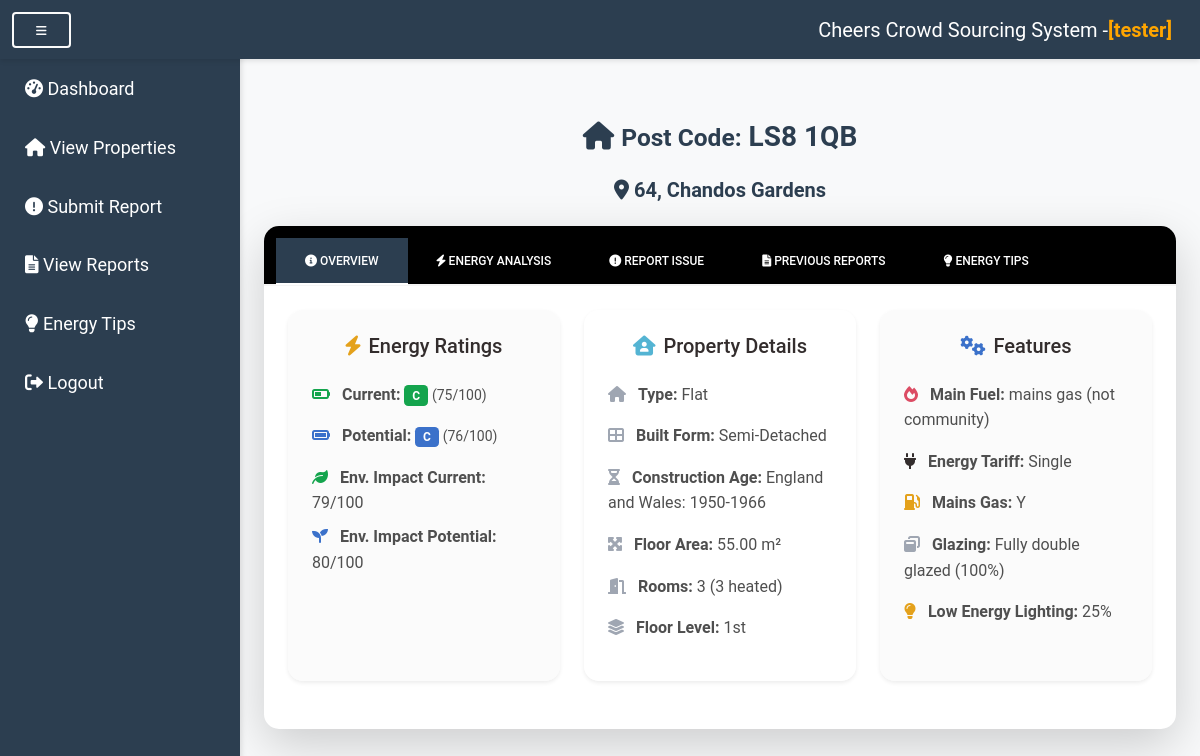
Page /property_detail.php?lmk_key=1127765786512014041716052593940622 (signed in) on the committed database.
### tables this page shows
CREATE TABLE `properties` (
  `lmk_key` varchar(50) NOT NULL,
  `address1` varchar(255) DEFAULT NULL,
  `address2` varchar(255) DEFAULT NULL,
  `address3` varchar(255) DEFAULT NULL,
  `postcode` varchar(20) DEFAULT NULL,
  `building_reference_number` varchar(50) DEFAULT NULL,
  `current_energy_rating` char(1) DEFAULT NULL,
  `potential_energy_rating` char(1) DEFAULT NULL,
  `current_energy_efficiency` int(11) DEFAULT NULL,
  `potential_energy_efficiency` int(11) DEFAULT NULL,
  `property_type` varchar(50) DEFAULT NULL,
  `built_form` varchar(50) DEFAULT NULL,
  `inspection_date` date DEFAULT NULL,
  `local_authority` varchar(20) DEFAULT NULL,
  `constituency` varchar(20) DEFAULT NULL,
  `county` varchar(50) DEFAULT NULL,
  `lodgement_date` date DEFAULT NULL,
  `transaction_type` varchar(50) DEFAULT NULL,
  `environment_impact_current` int(11) DEFAULT NULL,
  `environment_impact_potential` int(11) DEFAULT NULL,
  `energy_consumption_current` decimal(10,2) DEFAULT NULL,
  `energy_consumption_potential` decimal(10,2) DEFAULT NULL,
  `co2_emissions_current` decimal(10,2) DEFAULT NULL,
  `co2_emiss_curr_per_floor_area` decimal(10,2) DEFAULT NULL,
  `co2_emissions_potential` decimal(10,2) DEFAULT NULL,
  `lighting_cost_current` decimal(10,2) DEFAULT NULL,
  `lighting_cost_potential` decimal(10,2) DEFAULT NULL,
  `heating_cost_current` decimal(10,2) DEFAULT NULL,
  `heating_cost_potential` decimal(10,2) DEFAULT NULL,
  `hot_water_cost_current` decimal(10,2) DEFAULT NULL,
  `hot_water_cost_potential` decimal(10,2) DEFAULT NULL,
  `total_floor_area` decimal(10,2) DEFAULT NULL,
  `energy_tariff` varchar(50) DEFAULT NULL,
  `mains_gas_flag` char(1) DEFAULT NULL,
  `floor_level` varchar(50) DEFAULT NULL,
  `flat_top_storey` char(1) DEFAULT NULL,
  `flat_storey_count` int(11) DEFAULT NULL,
  `main_heating_controls` varchar(100) DEFAULT NULL,
  `multi_glaze_proportion` int(11) DEFAULT NULL,
  `glazed_type` varchar(100) DEFAULT NULL,
  `glazed_area` varchar(50) DEFAULT NULL,
  `extension_count` int(11) DEFAULT NULL,
  `number_habitable_rooms` int(11) DEFAULT NULL,
  `number_heated_rooms` int(11) DEFAULT NULL,
  `low_energy_lighting` int(11) DEFAULT NULL,
  `number_open_fireplaces` int(11) DEFAULT NULL,
  `hotwater_description` varchar(200) DEFAULT NULL,
  `hot_water_energy_eff` varchar(50) DEFAULT NULL,
  `hot_water_env_eff` varchar(50) DEFAULT NULL,
  `floor_description` varchar(200) DEFAULT NULL,
  `floor_energy_eff` varchar(50) DEFAULT NULL,
  `floor_env_eff` varchar(50) DEFAULT NULL,
  `windows_description` varchar(200) DEFAULT NULL,
  `windows_energy_eff` varchar(50) DEFAULT NULL,
  `windows_env_eff` varchar(50) DEFAULT NULL,
  `walls_description` varchar(200) DEFAULT NULL,
  `walls_energy_eff` varchar(50) DEFAULT NULL,
  `walls_env_eff` varchar(50) DEFAULT NULL,
  `secondheat_description` varchar(200) DEFAULT NULL,
  `sheating_energy_eff` varchar(50) DEFAULT NULL,
  `sheating_env_eff` varchar(50) DEFAULT NULL,
  `roof_description` varchar(200) DEFAULT NULL,
  `roof_energy_eff` varchar(50) DEFAULT NULL,
  `roof_env_eff` varchar(50) DEFAULT NULL,
  `mainheat_description` varchar(200) DEFAULT NULL,
  `mainheat_energy_eff` varchar(50) DEFAULT NULL,
  `mainheat_env_eff` varchar(50) DEFAULT NULL,
  `mainheatcont_description` varchar(200) DEFAULT NULL,
  `mainheatc_energy_eff` varchar(50) DEFAULT NULL,
  `mainheatc_env_eff` varchar(50) DEFAULT NULL,
  `lighting_description` varchar(200) DEFAULT NULL,
  `lighting_energy_eff` varchar(50) DEFAULT NULL,
  `lighting_env_eff` varchar(50) DEFAULT NULL,
  `main_fuel` varchar(100) DEFAULT NULL,
  `wind_turbine_count` int(11) DEFAULT NULL,
  `heat_loss_corridor` varchar(50) DEFAULT NULL,
  `unheated_corridor_length` decimal(10,2) DEFAULT NULL,
  `floor_height` decimal(10,2) DEFAULT NULL,
  `photo_supply` varchar(50) DEFAULT NULL,
  `solar_water_heating_flag` char(1) DEFAULT NULL,
  `mechanical_ventilation` varchar(50) DEFAULT NULL,
  `address` varchar(255) DEFAULT NULL,
  `local_authority_label` varchar(100) DEFAULT NULL,
  `constituency_label` varchar(100) DEFAULT NULL,
  `posttown` varchar(100) DEFAULT NULL,
  `construction_age_band` varchar(100) DEFAULT NULL,
  `lodgement_datetime` datetime DEFAULT NULL,
  `tenure` varchar(100) DEFAULT NULL,
  `fixed_lighting_outlets_count` int(11) DEFAULT NULL,
  `low_energy_fixed_light_count` int(11) DEFAULT NULL,
  `uprn` varchar(50) DEFAULT NULL,
  `uprn_source` varchar(50) DEFAULT NULL
);

### property_detail.php (the view, shortened to what this page needs)
<?php
include 'db.php';
include 'header.php';
?>
<div class="container mt-5">
    <?php
    $lmk_key = $_GET['lmk_key'] ?? '';
    $result = $conn->query("SELECT * FROM properties WHERE lmk_key = '$lmk_key'");
    if ($result->num_rows == 1) {
        $property = $result->fetch_assoc();
        ?>
        <h3 class="mb-4 text-center" style="color: #2c3e50;"><b><i class="fas fa-home"></i> <small>Post Code:</small> <?php echo $property['postcode']; ?></b></h3>
        <h5 class="mb-4 text-center" style="color: #2c3e50;"><b><i class="fas fa-map-marker-alt"></i> <?php echo $property['address']; ?></b></h5>
        <div class="card shadow-lg">
            <div class="card-header bg-primary text-white" style="background-color: black !important;">
                <ul class="nav nav-tabs card-header-tabs" id="propertyTabs" role="tablist">
                    <li class="nav-item">
                        <a class="nav-link active" id="overview-tab" data-mdb-toggle="tab" href="#overview" role="tab" aria-controls="overview" aria-selected="true"><i class="fas fa-info-circle"></i> Overview</a>
                    </li>
                    <li class="nav-item">
                        <a class="nav-link" id="energy-tab" data-mdb-toggle="tab" href="#energy" role="tab" aria-controls="energy" aria-selected="false"><i class="fas fa-bolt"></i> Energy Analysis</a>
                    </li>
                    <li class="nav-item">
                        <a class="nav-link" id="report-tab" data-mdb-toggle="tab" href="#report" role="tab" aria-controls="report" aria-selected="false"><i class="fas fa-exclamation-circle"></i> Report Issue</a>
                    </li>
                    <li class="nav-item">
                        <a class="nav-link" id="reports-tab" data-mdb-toggle="tab" href="#reports" role="tab" aria-controls="reports" aria-selected="false"><i class="fas fa-file-alt"></i> Previous Reports</a>
                    </li>
                    <li class="nav-item">
                        <a class="nav-link" id="tips-tab" data-mdb-toggle="tab" href="#tips" role="tab" aria-controls="tips" aria-selected="false" onclick="startEnergyTips('<?php echo $lmk_key; ?>')"><i class="fas fa-lightbulb"></i> Energy Tips</a>
                    </li>
                </ul>
            </div>
            <div class="card-body">
                <div class="tab-content" id="propertyTabContent">
                    <div class="tab-pane fade show active" id="overview" role="tabpanel" aria-labelledby="overview-tab">
                        <div class="row g-4">
                            <div class="col-md-4 mb-4">
                                <div class="card shadow-sm border-0 h-100">
                                    <div class="card-body bg-light rounded p-4">
                                        <h5 class="card-title text-center text-dark mb-4">
                                            <i class="fas fa-bolt text-warning me-2"></i>Energy Ratings
                                        </h5>
                                        <ul class="list-unstyled">
                                            <li class="mb-3"><i class="fas fa-battery-half text-success me-2"></i>
                                                <strong>Current:</strong> <span class="badge bg-success"><?php echo $property['current_energy_rating']; ?></span>
                                                <small>(<?php echo $property['current_energy_efficiency']; ?>/100)</small>
                                            </li>
                                            <li class="mb-3"><i class="fas fa-battery-full text-primary me-2"></i>
                                                <strong>Potential:</strong> <span class="badge bg-primary"><?php echo $property['potential_energy_rating']; ?></span>
                                                <small>(<?php echo $property['potential_energy_efficiency']; ?>/100)</small>
                                            </li>
                                            <li class="mb-2"><i class="fas fa-leaf text-success me-2"></i>
                                                <strong>Env. Impact Current:</strong> <?php echo $property['environment_impact_current']; ?>/100
                                            </li>
                                            <li><i class="fas fa-seedling text-primary me-2"></i>
                                                <strong>Env. Impact Potential:</strong> <?php echo $property['environment_impact_potential']; ?>/100
                                            </li>
                                        </ul>
                                    </div>
                                </div>
                            </div>
                            <div class="col-md-4 mb-4">
                                <div class="card shadow-sm border-0 h-100">
                                    <div class="card-body bg-white rounded p-4">
                                        <h5 class="card-title text-center text-dark mb-4">
                                            <i class="fas fa-house-user text-info me-2"></i>Property Details
                                        </h5>
                                        <ul class="list-unstyled">
                                            <li class="mb-3"><i class="fas fa-home text-secondary me-2"></i>
                                                <strong>Type:</strong> <?php echo $property['property_type']; ?>
                                            </li>
                                            <li class="mb-3"><i class="fas fa-th-large text-secondary me-2"></i>
                                                <strong>Built Form:</strong> <?php echo $property['built_form']; ?>
                                            </li>
                                            <li class="mb-3"><i class="fas fa-hourglass-half text-secondary me-2"></i>
                                                <strong>Construction Age:</strong> <?php echo $property['construction_age_band']; ?>
                                            </li>
                                            <li class="mb-3"><i class="fas fa-expand-arrows-alt text-secondary me-2"></i>
                                                <strong>Floor Area:</strong> <?php echo $property['total_floor_area']; ?> m²
                                            </li>
                                            <li class="mb-3"><i class="fas fa-door-open text-secondary me-2"></i>
                                                <strong>Rooms:</strong> <?php echo $property['number_habitable_rooms']; ?>
                                                (<?php echo $property['number_heated_rooms']; ?> heated)
                                            </li>
                                            <li><i class="fas fa-layer-group text-secondary me-2"></i>
                                                <strong>Floor Level:</strong> <?php echo $property['floor_level'] ?: 'N/A'; ?>
                                            </li>
                                        </ul>
                                    </div>
                                </div>
                            </div>
                            <div class="col-md-4 mb-4">
                                <div class="card shadow-sm border-0 h-100">
                                    <div class="card-body bg-light rounded p-4">
                                        <h5 class="card-title text-center text-dark mb-4">
                                            <i class="fas fa-cogs text-primary me-2"></i>Features
                                        </h5>
                                        <ul class="list-unstyled">
                                            <li class="mb-3"><i class="fas fa-fire text-danger me-2"></i>
                                                <strong>Main Fuel:</strong> <?php echo $property['main_fuel']; ?>
                                            </li>
                                            <li class="mb-3"><i class="fas fa-plug text-dark me-2"></i>
                                                <strong>Energy Tariff:</strong> <?php echo $property['energy_tariff']; ?>
                                            </li>
                                            <li class="mb-3"><i class="fas fa-gas-pump text-warning me-2"></i>
                                                <strong>Mains Gas:</strong> <?php echo $property['mains_gas_flag']; ?>
                                            </li>
                                            <li class="mb-3"><i class="fas fa-window-restore text-secondary me-2"></i>
                                                <strong>Glazing:</strong> <?php echo $property['windows_description']; ?>
                                                (<?php echo $property['multi_glaze_proportion']; ?>%)
                                            </li>
                                            <li><i class="fas fa-lightbulb text-warning me-2"></i>
                                                <strong>Low Energy Lighting:</strong> <?php echo $property['low_energy_lighting']; ?>%
                                            </li>
                                        </ul>
                                    </div>
                                </div>
                            </div>
                        </div>
                    </div>
                </div>
            </div>
        </div>
        <?php
    } else {
        echo "<h1 class='text-center text-danger'>Property not found</h1>";
    }
    ?>
</div>
<?php include 'footer.php'; ?>

### header.php (style rules this page uses)
body { background-color: #f8f9fa; min-height: 100vh; padding-left: 240px; transition: all 0.3s ease; }
.navbar-brand, .nav-link { color: white !important; }
.card { transition: transform 0.3s, box-shadow 0.3s; border: none; border-radius: 15px; overflow: hidden; }

### property_detail.php (style rules this page uses)
.nav-tabs .nav-link.active { background-color: #2c3e50 !important; color: #fff !important; border-color: transparent transparent #fff transparent; }
.nav-tabs .nav-link { color: #ecf0f1; }

### rows in the picture
properties: postcode "LS8 1QB", address "64, Chandos Gardens", current_energy_rating "C", current_energy_efficiency "75", potential_energy_rating "C", potential_energy_efficiency "76", environment_impact_current "79", environment_impact_potential "80", property_type "Flat", built_form "Semi-Detached", construction_age_band "England and Wales: 1950-1966", total_floor_area "55.00", number_habitable_rooms "3", number_heated_rooms "3", floor_level "1st", main_fuel "mains gas (not community)", energy_tariff "Single", mains_gas_flag "Y", windows_description "Fully double glazed", multi_glaze_proportion "100", low_energy_lighting "25"

### other values in the picture
$_SESSION["username"] "tester"
